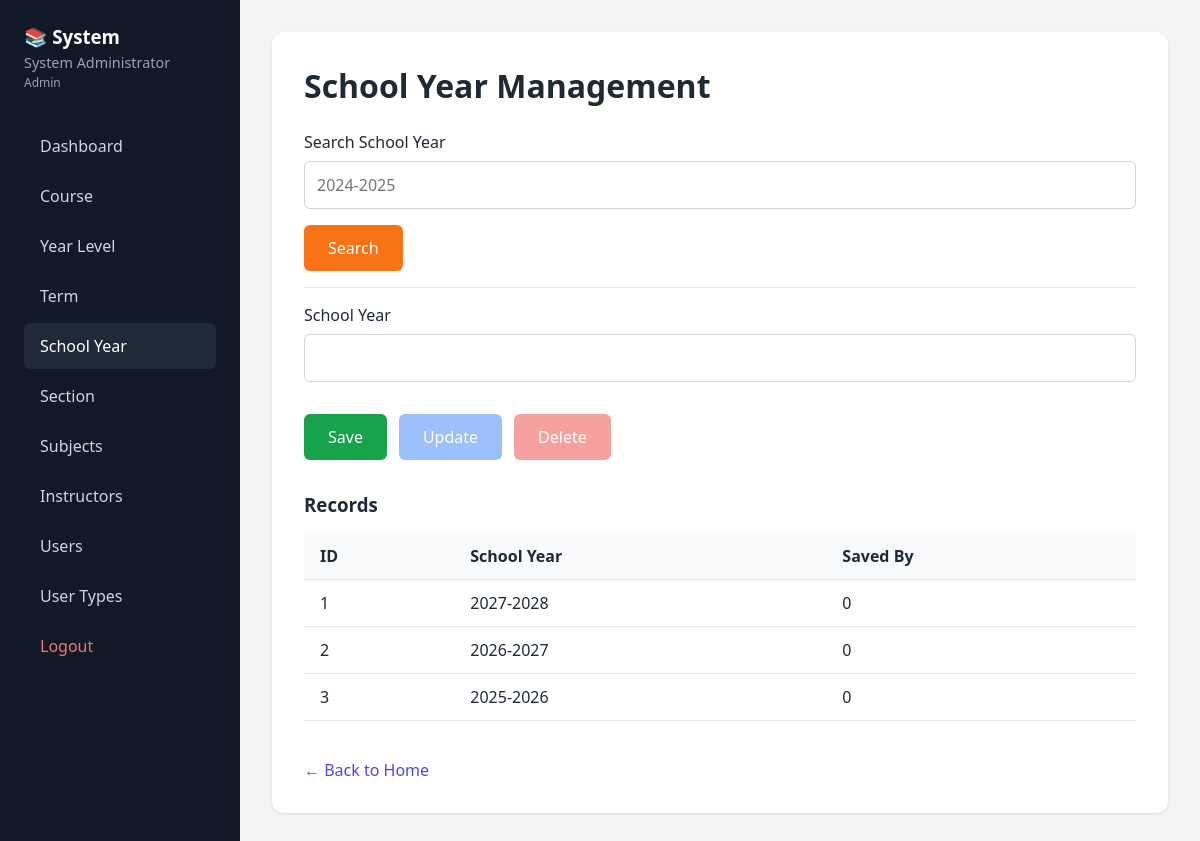
/school_year.php (signed in), run on the app's committed database.
### tables this page shows
CREATE TABLE `tbl_schoolyear` (
  `ID` int(11) NOT NULL,
  `SCHOOLYEAR` varchar(50) NOT NULL,
  `SAVED_BY` int(11) NOT NULL DEFAULT 0
);

### config.php (called while the page is built, shortened)
<?php
if (!function_exists('isStudent')) {
    function isStudent() {
        return isset($_SESSION['usertype']) && $_SESSION['usertype'] === 'Student';
    }
}
?>

### school_year.php (the view, shortened to what this page needs)
<?php
require 'config.php';
$id = $year = "";
if (isStudent()) {
    $result = $conn->query("SELECT * FROM `tbl_schoolyear` WHERE `SAVED_BY` = $current_user_id ORDER BY `ID`");
} else {
    $result = $conn->query("SELECT * FROM `tbl_schoolyear` ORDER BY `ID`");
}
?>
<?php require 'header.php'; ?>
<div class="page-card">
    <h1>School Year Management</h1>
    <form method="POST">
        <label>Search School Year</label>
        <input type="text" name="search_year" class="form-input" placeholder="2024-2025">
        <button type="submit" name="btn_search" class="btn-orange">Search</button>
        <hr style="margin:1rem 0;">
    </form>
    <form method="POST">
        <label>School Year</label>
        <input type="text" name="year" value="<?= htmlspecialchars($year) ?>" class="form-input" required>
        <div class="btn-row" style="margin-top:1rem;">
            <button type="submit" name="btn_save" class="btn-green" <?= !$id ? '' : 'disabled' ?>>Save</button>
            <button type="submit" name="btn_update" class="btn-blue" <?= $id && canManage() ? '' : 'disabled' ?>>Update</button>
            <button type="submit" name="btn_delete" class="btn-red" <?= $id && canManage() ? '' : 'disabled' ?> onclick="return confirm('Delete this record?')">Delete</button>
        </div>
    </form>
    <h3 style="margin-top:2rem;">Records</h3>
    <table class="data-table">
        <thead>
            <tr>
                <th>ID</th>
                <th>School Year</th>
                <?php if (!isStudent()): ?><th>Saved By</th><?php endif; ?>
            </tr>
        </thead>
        <tbody>
            <?php while ($row = $result->fetch_assoc()): ?>
            <tr>
                <td><?= $row['ID'] ?></td>
                <td><?= htmlspecialchars($row['SCHOOLYEAR']) ?></td>
                <?php if (!isStudent()): ?><td><?= $row['SAVED_BY'] ?? '-' ?></td><?php endif; ?>
            </tr>
            <?php endwhile; ?>
        </tbody>
    </table>
    <br>
    <a href="/WEBSITE/index.php" class="back-btn">← Back to Home</a>
</div>
<?php require 'footer.php'; ?>

### style.css (style rules this page uses)
* { box-sizing: border-box; margin: 0; padding: 0; font-family: system-ui, sans-serif; }
body { background: #f3f4f6; color: #1f2937; }
.page-card { background: white; border-radius: 12px; padding: 2rem; box-shadow: 0 1px 3px rgba(0,0,0,0.1); margin-bottom: 1.5rem; }
.page-card h1 { margin-bottom: 1.5rem; }
.form-input { width: 100%; padding: 0.75rem; margin: 0.5rem 0 1rem; border: 1px solid #d1d5db; border-radius: 6px; font-size: 1rem; }
.btn-row { display: flex; gap: 0.75rem; margin: 1rem 0; flex-wrap: wrap; }
.btn-green { background: #16a34a; color: white; border: none; padding: 0.75rem 1.5rem; border-radius: 6px; cursor: pointer; font-size: 1rem; }
.btn-blue { background: #3b82f6; color: white; border: none; padding: 0.75rem 1.5rem; border-radius: 6px; cursor: pointer; font-size: 1rem; }
.btn-red { background: #ef4444; color: white; border: none; padding: 0.75rem 1.5rem; border-radius: 6px; cursor: pointer; font-size: 1rem; }
.btn-orange { background: #f97316; color: white; border: none; padding: 0.75rem 1.5rem; border-radius: 6px; cursor: pointer; font-size: 1rem; }
.btn-green:disabled, .btn-blue:disabled, .btn-red:disabled { opacity: 0.5; cursor: not-allowed; }
table { width: 100%; border-collapse: collapse; margin-top: 1rem; }
th, td { padding: 0.75rem 1rem; text-align: left; border-bottom: 1px solid #e5e7eb; }
th { background: #f9fafb; font-weight: 600; }
.back-btn { display: inline-block; color: #4f46e5; text-decoration: none; margin-top: 1rem; }
hr { border: none; border-top: 1px solid #e5e7eb; margin: 1rem 0; }

### data on the page
tbl_schoolyear: ID "1", SCHOOLYEAR "2027-2028", SAVED_BY "0"
tbl_schoolyear: ID "2", SCHOOLYEAR "2026-2027", SAVED_BY "0"
tbl_schoolyear: ID "3", SCHOOLYEAR "2025-2026", SAVED_BY "0"

### other printed values
$_SESSION['fullname'] "System Administrator"
$usertype "Admin"
